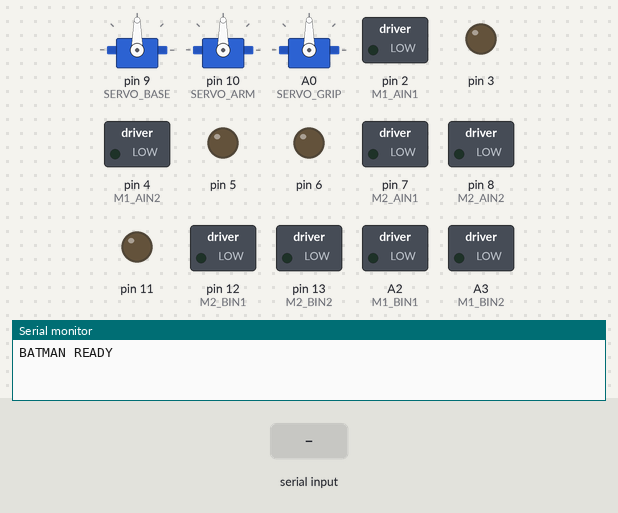
This sketch was run on a simulated Arduino Uno, built with avr-gcc and run on an emulated ATmega328P. On the bench: 3 × servo, switched loads named in the sketch (green lamp = pin HIGH), output pins drawn as LEDs (lit = HIGH), the last lines printed to the serial monitor. Inputs (shaded band) come from the test bench.

Above: at 1.2 s.
1.3 s: "F90\n" received over Serial
At 2.2 s:
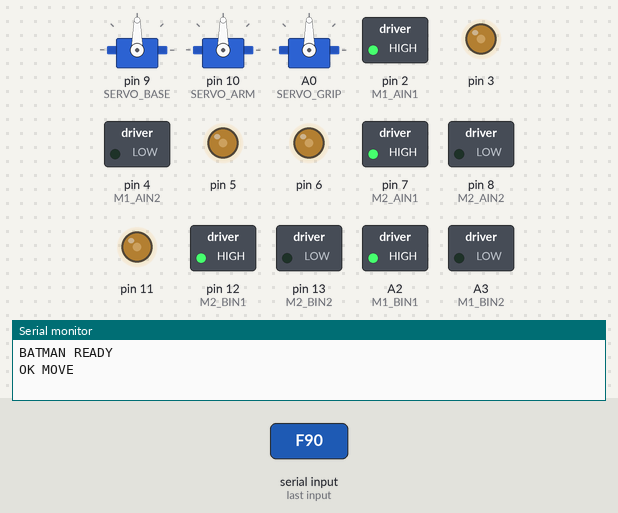
2.8 s: "F 45\n" received over Serial
At 3.3 s:
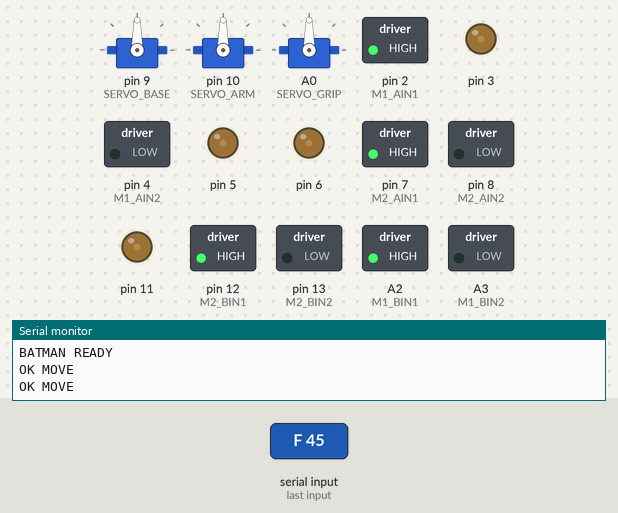
4.3 s: "B90\n" received over Serial
At 5.5 s:
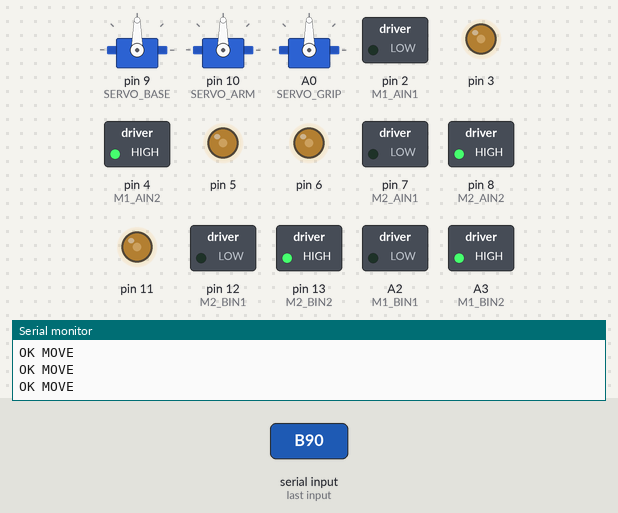
5.8 s: "B 45\n" received over Serial
At 6.8 s:
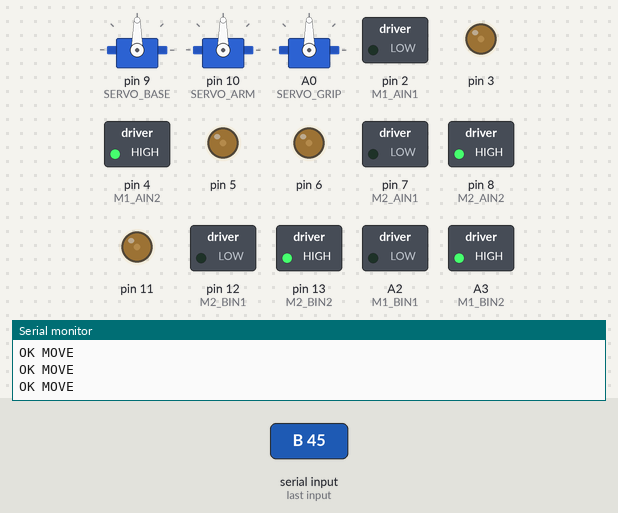
Timing chart, 0 to 8.3 s (numbered marks = the images above; inputs shaded):
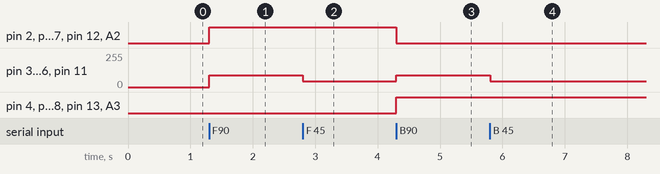

The sketch:

robot_mcu.ino
```cpp
/*
  Batman — Arduino UNO MCU sketch
  - Controls two HW-166 (TB6612FNG) motor drivers (4 DC motors total)
  - Controls three servos: base, arm, grip
  - Exposes a simple line-oriented serial protocol for host control
    Examples:
      S                    -> stop all motors
      F 120                -> drive forward at speed 120 (0..255)
      B 100                -> drive backward at speed 100
      L 140                -> pivot left
      R 140                -> pivot right
      M L=120 R=80         -> set left/right speeds directly
      SB 90                -> set Base servo to 90 deg
      SA 45                -> set Arm servo to 45 deg
      SG 10                -> set Grip servo to 10 deg
*/

#include <Servo.h>

// HW-166 #1
const int M1_PWMA = 3;
const int M1_AIN1 = 2;
const int M1_AIN2 = 4;
const int M1_PWMB = 5;
const int M1_BIN1 = A2; // digital
const int M1_BIN2 = A3; // digital

// HW-166 #2
const int M2_PWMA = 6;
const int M2_AIN1 = 7;
const int M2_AIN2 = 8;
const int M2_PWMB = 11;
const int M2_BIN1 = 12;
const int M2_BIN2 = 13;

// Servos
const int SERVO_BASE = 9;
const int SERVO_ARM  = 10;
const int SERVO_GRIP = A0; // digital 14

Servo servoBase;
Servo servoArm;
Servo servoGrip;

struct MotorChannel {
  int in1;
  int in2;
  int pwm;
};

MotorChannel M_LEFT_FRONT  = { M1_AIN1, M1_AIN2, M1_PWMA }; // Assumed mapping
MotorChannel M_RIGHT_FRONT = { M1_BIN1, M1_BIN2, M1_PWMB };
MotorChannel M_LEFT_REAR   = { M2_AIN1, M2_AIN2, M2_PWMA };
MotorChannel M_RIGHT_REAR  = { M2_BIN1, M2_BIN2, M2_PWMB };

void driveChannel(const MotorChannel& m, int speed /* -255..255 */) {
  int mag = speed;
  if (mag < 0) mag = -mag;
  if (mag > 255) mag = 255;

  if (speed > 0) {
    digitalWrite(m.in1, HIGH);
    digitalWrite(m.in2, LOW);
  } else if (speed < 0) {
    digitalWrite(m.in1, LOW);
    digitalWrite(m.in2, HIGH);
  } else {
    // Brake low (coast)
    digitalWrite(m.in1, LOW);
    digitalWrite(m.in2, LOW);
  }
  analogWrite(m.pwm, mag);
}

void setLeftRight(int leftSpeed, int rightSpeed) {
  driveChannel(M_LEFT_FRONT, leftSpeed);
  driveChannel(M_LEFT_REAR, leftSpeed);
  driveChannel(M_RIGHT_FRONT, rightSpeed);
  driveChannel(M_RIGHT_REAR, rightSpeed);
}

void stopAll() {
  setLeftRight(0, 0);
}

static String rxLine;

int parseIntAfter(const String& s, const String& key, int fallback, bool* found) {
  int idx = s.indexOf(key);
  if (idx < 0) { if (found) *found = false; return fallback; }
  idx += key.length();
  // skip spaces and '='
  while (idx < (int)s.length() && (s[idx] == ' ' || s[idx] == '=')) idx++;
  int sign = 1;
  if (idx < (int)s.length() && s[idx] == '-') { sign = -1; idx++; }
  long val = 0;
  bool any = false;
  while (idx < (int)s.length() && isDigit(s[idx])) {
    val = val * 10 + (s[idx] - '0');
    idx++; any = true;
  }
  if (!any) { if (found) *found = false; return fallback; }
  if (found) *found = true;
  int iv = (int)(val * sign);
  if (iv > 255) iv = 255;
  if (iv < -255) iv = -255;
  return iv;
}

void handleLine(const String& line) {
  String cmd = line;
  cmd.trim();
  cmd.toUpperCase();

  if (cmd.length() == 0) return;

  if (cmd.startsWith("M")) {
    bool fL=false, fR=false;
    int l = parseIntAfter(line, "L", 0, &fL);
    int r = parseIntAfter(line, "R", 0, &fR);
    if (fL || fR) {
      setLeftRight(l, r);
      Serial.println(F("OK M"));
      return;
    }
  }

  if (cmd[0] == 'S' && (cmd.length() == 1 || cmd[1] == ' ')) {
    // Stop or Servo
    if (cmd.startsWith("SB")) {
      int v = parseIntAfter(line, "SB", 90, nullptr);
      if (v < 0) v = 0; if (v > 180) v = 180;
      servoBase.write(v);
      Serial.println(F("OK SB"));
      return;
    } else if (cmd.startsWith("SA")) {
      int v = parseIntAfter(line, "SA", 90, nullptr);
      if (v < 0) v = 0; if (v > 180) v = 180;
      servoArm.write(v);
      Serial.println(F("OK SA"));
      return;
    } else if (cmd.startsWith("SG")) {
      int v = parseIntAfter(line, "SG", 90, nullptr);
      if (v < 0) v = 0; if (v > 180) v = 180;
      servoGrip.write(v);
      Serial.println(F("OK SG"));
      return;
    } else if (cmd == "S") {
      stopAll();
      Serial.println(F("OK S"));
      return;
    }
  }

  // Cardinal moves with optional speed
  if (cmd[0] == 'F' || cmd[0] == 'B' || cmd[0] == 'L' || cmd[0] == 'R') {
    int sp = parseIntAfter(line, String(cmd[0]), 120, nullptr);
    if (sp < 0) sp = 0; if (sp > 255) sp = 255;
    if (cmd[0] == 'F') setLeftRight(sp, sp);
    if (cmd[0] == 'B') setLeftRight(-sp, -sp);
    if (cmd[0] == 'L') setLeftRight(-sp, sp);
    if (cmd[0] == 'R') setLeftRight(sp, -sp);
    Serial.println(F("OK MOVE"));
    return;
  }

  Serial.println(F("ERR"));
}

void setup() {
  pinMode(M1_AIN1, OUTPUT);
  pinMode(M1_AIN2, OUTPUT);
  pinMode(M1_BIN1, OUTPUT);
  pinMode(M1_BIN2, OUTPUT);
  pinMode(M2_AIN1, OUTPUT);
  pinMode(M2_AIN2, OUTPUT);
  pinMode(M2_BIN1, OUTPUT);
  pinMode(M2_BIN2, OUTPUT);

  // Safe defaults
  digitalWrite(M1_AIN1, LOW);
  digitalWrite(M1_AIN2, LOW);
  digitalWrite(M1_BIN1, LOW);
  digitalWrite(M1_BIN2, LOW);
  digitalWrite(M2_AIN1, LOW);
  digitalWrite(M2_AIN2, LOW);
  digitalWrite(M2_BIN1, LOW);
  digitalWrite(M2_BIN2, LOW);

  servoBase.attach(SERVO_BASE);
  servoArm.attach(SERVO_ARM);
  servoGrip.attach(SERVO_GRIP);

  servoBase.write(90);
  servoArm.write(90);
  servoGrip.write(90);

  Serial.begin(115200);
  while (!Serial) { /* wait on native USB boards; UNO will skip */ }
  Serial.println(F("BATMAN READY"));
}

void loop() {
  while (Serial.available() > 0) {
    char c = (char)Serial.read();
    if (c == '\r') continue;
    if (c == '\n') {
      handleLine(rxLine);
      rxLine = "";
    } else {
      if (rxLine.length() < 96) rxLine += c; // simple bound
    }
  }
}
```

Measured:
- after the input at 1.3 s, pin 2 (M1_AIN1), pin 7 (M2_AIN1), pin 12 (M2_BIN1), A2 (M1_BIN1): LOW → HIGH at once; pin 3, pin 5, pin 6, pin 11: 0/255 → 90/255 at once
- after the input at 2.8 s, pin 3, pin 5, pin 6, pin 11: 90/255 → 45/255 at once
- after the input at 4.3 s, pin 2 (M1_AIN1), pin 7 (M2_AIN1), pin 12 (M2_BIN1), A2 (M1_BIN1): HIGH → LOW at once; pin 3, pin 5, pin 6, pin 11: 45/255 → 90/255 at once; pin 4 (M1_AIN2), pin 8 (M2_AIN2), pin 13 (M2_BIN2), A3 (M1_BIN2): LOW → HIGH at once
- after the input at 5.8 s, pin 3, pin 5, pin 6, pin 11: 90/255 → 45/255 at once
